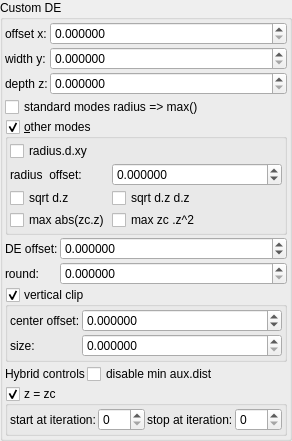
    <widget class="QGroupBox" name="groupBox_4">
     <property name="title">
      <string>Custom DE</string>
     </property>
     <layout class="QVBoxLayout" name="verticalLayout_6" stretch="0,0,0,0,0,0,0">
      <property name="spacing">
       <number>2</number>
      </property>
      <property name="leftMargin">
       <number>2</number>
      </property>
      <property name="topMargin">
       <number>2</number>
      </property>
      <property name="rightMargin">
       <number>2</number>
      </property>
      <property name="bottomMargin">
       <number>2</number>
      </property>
      <item>
       <layout class="QGridLayout" name="gridLayout_14" columnstretch="0,1">
        <property name="spacing">
         <number>2</number>
        </property>
        <item row="0" column="0">
         <widget class="QLabel" name="label_128">
          <property name="text">
           <string notr="true">offset x:</string>
          </property>
         </widget>
        </item>
        <item row="2" column="1">
         <widget class="MyDoubleSpinBox" name="spinbox_transf_offset_p1">
          <property name="enabled">
           <bool>true</bool>
          </property>
          <property name="sizePolicy">
           <sizepolicy hsizetype="Minimum" vsizetype="Maximum">
            <horstretch>0</horstretch>
            <verstretch>0</verstretch>
           </sizepolicy>
          </property>
          <property name="prefix">
           <string/>
          </property>
          <property name="suffix">
           <string/>
          </property>
          <property name="decimals">
           <number>6</number>
          </property>
          <property name="minimum">
           <double>0.000000000000000</double>
          </property>
          <property name="maximum">
           <double>99.999899999999997</double>
          </property>
          <property name="singleStep">
           <double>0.010000000000000</double>
          </property>
         </widget>
        </item>
        <item row="2" column="0">
         <widget class="QLabel" name="label_129">
          <property name="text">
           <string notr="true">depth z:</string>
          </property>
         </widget>
        </item>
        <item row="0" column="1">
         <widget class="MyDoubleSpinBox" name="spinbox_transf_offsetA_1">
          <property name="enabled">
           <bool>true</bool>
          </property>
          <property name="sizePolicy">
           <sizepolicy hsizetype="Minimum" vsizetype="Maximum">
            <horstretch>0</horstretch>
            <verstretch>0</verstretch>
           </sizepolicy>
          </property>
          <property name="prefix">
           <string/>
          </property>
          <property name="suffix">
           <string/>
          </property>
          <property name="decimals">
           <number>6</number>
          </property>
          <property name="minimum">
           <double>0.000000000000000</double>
          </property>
          <property name="maximum">
           <double>99.999899999999997</double>
          </property>
          <property name="singleStep">
           <double>0.010000000000000</double>
          </property>
         </widget>
        </item>
        <item row="1" column="0">
         <widget class="QLabel" name="label_127">
          <property name="text">
           <string notr="true">width y:</string>
          </property>
         </widget>
        </item>
        <item row="1" column="1">
         <widget class="MyDoubleSpinBox" name="spinbox_transf_offset_01">
          <property name="enabled">
           <bool>true</bool>
          </property>
          <property name="sizePolicy">
           <sizepolicy hsizetype="Minimum" vsizetype="Maximum">
            <horstretch>0</horstretch>
            <verstretch>0</verstretch>
           </sizepolicy>
          </property>
          <property name="prefix">
           <string/>
          </property>
          <property name="suffix">
           <string/>
          </property>
          <property name="decimals">
           <number>6</number>
          </property>
          <property name="minimum">
           <double>0.000000000000000</double>
          </property>
          <property name="maximum">
           <double>99.999899999999997</double>
          </property>
          <property name="singleStep">
           <double>0.010000000000000</double>
          </property>
         </widget>
        </item>
       </layout>
      </item>
      <item>
       <widget class="MyCheckBox" name="checkBox_transf_function_enabledT_false">
        <property name="text">
         <string>standard modes radius =&gt; max()</string>
        </property>
       </widget>
      </item>
      <item>
       <widget class="MyGroupBox" name="groupCheck_transf_function_enabledC_false">
        <property name="toolTip">
         <string/>
        </property>
        <property name="title">
         <string>&amp;other modes</string>
        </property>
        <property name="checkable">
         <bool>true</bool>
        </property>
        <layout class="QVBoxLayout" name="verticalLayout_62">
         <property name="spacing">
          <number>2</number>
         </property>
         <property name="leftMargin">
          <number>2</number>
         </property>
         <property name="topMargin">
          <number>2</number>
         </property>
         <property name="rightMargin">
          <number>2</number>
         </property>
         <property name="bottomMargin">
          <number>2</number>
         </property>
         <item>
          <layout class="QGridLayout" name="gridLayout_34" columnstretch="0,1">
           <property name="spacing">
            <number>2</number>
           </property>
           <item row="3" column="0">
            <widget class="MyCheckBox" name="checkBox_transf_function_enabledM_false">
             <property name="text">
              <string>max abs(zc.z)</string>
             </property>
            </widget>
           </item>
           <item row="3" column="1">
            <widget class="MyCheckBox" name="checkBox_transf_function_enabledS_false">
             <property name="text">
              <string>max zc .z^2</string>
             </property>
            </widget>
           </item>
           <item row="1" column="0">
            <widget class="QLabel" name="label_130">
             <property name="text">
              <string notr="true">radius  offset:</string>
             </property>
            </widget>
           </item>
           <item row="2" column="0">
            <widget class="MyCheckBox" name="checkBox_transf_function_enabledN_false">
             <property name="text">
              <string>sqrt d.z</string>
             </property>
            </widget>
           </item>
           <item row="1" column="1">
            <widget class="MyDoubleSpinBox" name="spinbox_transf_offset_0">
             <property name="enabled">
              <bool>true</bool>
             </property>
             <property name="sizePolicy">
              <sizepolicy hsizetype="Minimum" vsizetype="Maximum">
               <horstretch>0</horstretch>
               <verstretch>0</verstretch>
              </sizepolicy>
             </property>
             <property name="prefix">
              <string/>
             </property>
             <property name="suffix">
              <string/>
             </property>
             <property name="decimals">
              <number>6</number>
             </property>
             <property name="minimum">
              <double>-99.999899999999997</double>
             </property>
             <property name="maximum">
              <double>99.999899999999997</double>
             </property>
             <property name="singleStep">
              <double>0.100000000000000</double>
             </property>
            </widget>
           </item>
           <item row="2" column="1">
            <widget class="MyCheckBox" name="checkBox_transf_function_enabledO_false">
             <property name="text">
              <string>sqrt d.z d.z</string>
             </property>
            </widget>
           </item>
           <item row="0" column="0">
            <widget class="MyCheckBox" name="checkBox_transf_function_enabledB_false">
             <property name="text">
              <string>radius.d.xy</string>
             </property>
            </widget>
           </item>
          </layout>
         </item>
        </layout>
       </widget>
      </item>
      <item>
       <layout class="QGridLayout" name="gridLayout_21" columnstretch="0,1">
        <property name="spacing">
         <number>2</number>
        </property>
        <item row="1" column="0">
         <widget class="QLabel" name="label_178">
          <property name="text">
           <string>round:</string>
          </property>
         </widget>
        </item>
        <item row="0" column="0">
         <widget class="QLabel" name="label_183">
          <property name="text">
           <string>DE offset:</string>
          </property>
         </widget>
        </item>
        <item row="0" column="1">
         <widget class="MyDoubleSpinBox" name="spinbox_analyticDE_offset_0">
          <property name="sizePolicy">
           <sizepolicy hsizetype="Minimum" vsizetype="Maximum">
            <horstretch>0</horstretch>
            <verstretch>0</verstretch>
           </sizepolicy>
          </property>
          <property name="prefix">
           <string/>
          </property>
          <property name="suffix">
           <string/>
          </property>
          <property name="decimals">
           <number>6</number>
          </property>
          <property name="minimum">
           <double>-99.989999999999995</double>
          </property>
          <property name="maximum">
           <double>99.989999999999995</double>
          </property>
          <property name="singleStep">
           <double>0.100000000000000</double>
          </property>
         </widget>
        </item>
        <item row="1" column="1">
         <widget class="MyDoubleSpinBox" name="spinbox_transf_offset_0005">
          <property name="enabled">
           <bool>true</bool>
          </property>
          <property name="sizePolicy">
           <sizepolicy hsizetype="Minimum" vsizetype="Maximum">
            <horstretch>0</horstretch>
            <verstretch>0</verstretch>
           </sizepolicy>
          </property>
          <property name="prefix">
           <string/>
          </property>
          <property name="suffix">
           <string/>
          </property>
          <property name="decimals">
           <number>6</number>
          </property>
          <property name="minimum">
           <double>0.000000000000000</double>
          </property>
          <property name="maximum">
           <double>99.999899999999997</double>
          </property>
          <property name="singleStep">
           <double>0.001000000000000</double>
          </property>
         </widget>
        </item>
       </layout>
      </item>
      <item>
       <widget class="MyGroupBox" name="groupCheck_transf_function_enabledJ_false">
        <property name="toolTip">
         <string/>
        </property>
        <property name="title">
         <string>vertical clip&amp;</string>
        </property>
        <property name="checkable">
         <bool>true</bool>
        </property>
        <layout class="QVBoxLayout" name="verticalLayout_59">
         <property name="spacing">
          <number>2</number>
         </property>
         <property name="leftMargin">
          <number>2</number>
         </property>
         <property name="topMargin">
          <number>2</number>
         </property>
         <property name="rightMargin">
          <number>2</number>
         </property>
         <property name="bottomMargin">
          <number>2</number>
         </property>
         <item>
          <layout class="QGridLayout" name="gridLayout_22" columnstretch="0,1">
           <property name="spacing">
            <number>2</number>
           </property>
           <item row="1" column="1">
            <widget class="MyDoubleSpinBox" name="spinbox_transf_offset_2">
             <property name="enabled">
              <bool>true</bool>
             </property>
             <property name="sizePolicy">
              <sizepolicy hsizetype="Minimum" vsizetype="Maximum">
               <horstretch>0</horstretch>
               <verstretch>0</verstretch>
              </sizepolicy>
             </property>
             <property name="prefix">
              <string/>
             </property>
             <property name="suffix">
              <string/>
             </property>
             <property name="decimals">
              <number>6</number>
             </property>
             <property name="minimum">
              <double>0.000000000000000</double>
             </property>
             <property name="maximum">
              <double>99.999899999999997</double>
             </property>
             <property name="singleStep">
              <double>0.100000000000000</double>
             </property>
            </widget>
           </item>
           <item row="1" column="0">
            <widget class="QLabel" name="label_179">
             <property name="text">
              <string>size:</string>
             </property>
            </widget>
           </item>
           <item row="0" column="1">
            <widget class="MyDoubleSpinBox" name="spinbox_transf_offsetE_0">
             <property name="enabled">
              <bool>true</bool>
             </property>
             <property name="sizePolicy">
              <sizepolicy hsizetype="Minimum" vsizetype="Maximum">
               <horstretch>0</horstretch>
               <verstretch>0</verstretch>
              </sizepolicy>
             </property>
             <property name="prefix">
              <string/>
             </property>
             <property name="suffix">
              <string/>
             </property>
             <property name="decimals">
              <number>6</number>
             </property>
             <property name="minimum">
              <double>-99.999899999999997</double>
             </property>
             <property name="maximum">
              <double>99.999899999999997</double>
             </property>
             <property name="singleStep">
              <double>0.100000000000000</double>
             </property>
            </widget>
           </item>
           <item row="0" column="0">
            <widget class="QLabel" name="label_184">
             <property name="text">
              <string>center offset:</string>
             </property>
            </widget>
           </item>
          </layout>
         </item>
        </layout>
       </widget>
      </item>
      <item>
       <layout class="QHBoxLayout" name="horizontalLayout_15" stretch="0,0,0">
        <property name="topMargin">
         <number>0</number>
        </property>
        <item>
         <widget class="QLabel" name="label_47">
          <property name="text">
           <string notr="true">Hybrid controls</string>
          </property>
         </widget>
        </item>
        <item>
         <widget class="MyCheckBox" name="checkBox_analyticDE_enabled_false">
          <property name="text">
           <string>disable min aux.dist</string>
          </property>
         </widget>
        </item>
        <item>
         <spacer name="horizontalSpacer">
          <property name="orientation">
           <enum>Qt::Horizontal</enum>
          </property>
          <property name="sizeHint" stdset="0">
           <size>
            <width>40</width>
            <height>20</height>
           </size>
          </property>
         </spacer>
        </item>
       </layout>
      </item>
      <item>
       <widget class="MyGroupBox" name="groupCheck_transf_function_enabledZc_false">
        <property name="toolTip">
         <string/>
        </property>
        <property name="title">
         <string>z = zc&amp;</string>
        </property>
        <property name="checkable">
         <bool>true</bool>
        </property>
        <layout class="QVBoxLayout" name="verticalLayout_58">
         <property name="spacing">
          <number>2</number>
         </property>
         <property name="leftMargin">
          <number>2</number>
         </property>
         <property name="topMargin">
          <number>2</number>
         </property>
         <property name="rightMargin">
          <number>2</number>
         </property>
         <property name="bottomMargin">
          <number>2</number>
         </property>
         <item>
          <layout class="QHBoxLayout" name="horizontalLayout_16" stretch="0,1,0,1">
           <property name="topMargin">
            <number>0</number>
           </property>
           <item>
            <widget class="QLabel" name="label_269">
             <property name="text">
              <string>start at iteration:</string>
             </property>
            </widget>
           </item>
           <item>
            <widget class="MySpinBox" name="spinboxInt_transf_start_iterations_Zc">
             <property name="sizePolicy">
              <sizepolicy hsizetype="Minimum" vsizetype="Maximum">
               <horstretch>0</horstretch>
               <verstretch>0</verstretch>
              </sizepolicy>
             </property>
             <property name="maximum">
              <number>999</number>
             </property>
            </widget>
           </item>
           <item>
            <widget class="QLabel" name="label_270">
             <property name="text">
              <string>stop at iteration:</string>
             </property>
            </widget>
           </item>
           <item>
            <widget class="MySpinBox" name="spinboxInt_transf_stop_iterations_Zc">
             <property name="sizePolicy">
              <sizepolicy hsizetype="Minimum" vsizetype="Maximum">
               <horstretch>0</horstretch>
               <verstretch>0</verstretch>
              </sizepolicy>
             </property>
             <property name="maximum">
              <number>999</number>
             </property>
            </widget>
           </item>
          </layout>
         </item>
        </layout>
       </widget>
      </item>
     </layout>
    </widget>
